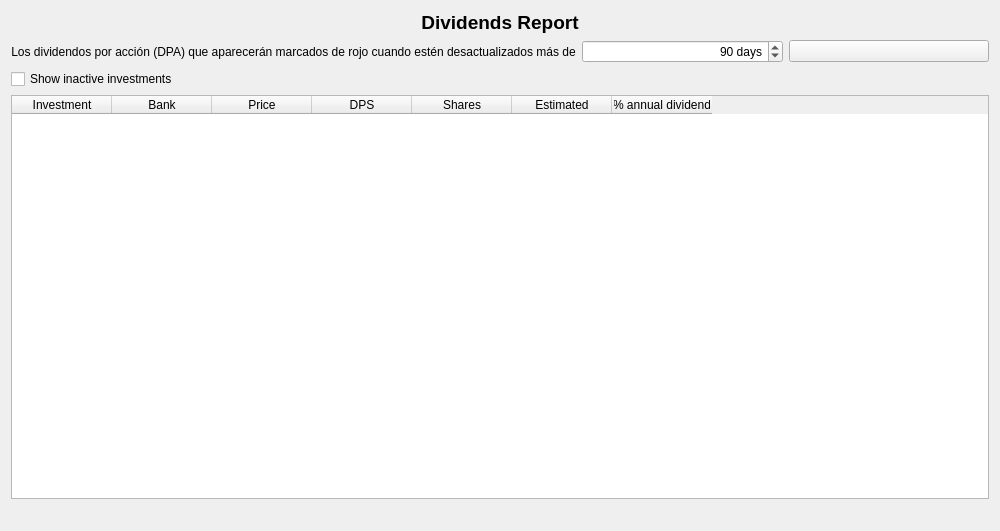
<?xml version="1.0" encoding="UTF-8"?>
<ui version="4.0">
 <class>wdgDividendsReport</class>
 <widget class="QWidget" name="wdgDividendsReport">
  <property name="geometry">
   <rect>
    <x>0</x>
    <y>0</y>
    <width>1000</width>
    <height>531</height>
   </rect>
  </property>
  <property name="sizePolicy">
   <sizepolicy hsizetype="Expanding" vsizetype="Expanding">
    <horstretch>0</horstretch>
    <verstretch>0</verstretch>
   </sizepolicy>
  </property>
  <layout class="QHBoxLayout" name="horizontalLayout_2">
   <item>
    <layout class="QVBoxLayout" name="verticalLayout">
     <item>
      <widget class="QLabel" name="lbl">
       <property name="font">
        <font>
         <pointsize>14</pointsize>
         <weight>75</weight>
         <bold>true</bold>
        </font>
       </property>
       <property name="text">
        <string>Dividends Report</string>
       </property>
       <property name="alignment">
        <set>Qt::AlignCenter</set>
       </property>
      </widget>
     </item>
     <item>
      <layout class="QHBoxLayout" name="horizontalLayout">
       <item>
        <widget class="QLabel" name="label">
         <property name="text">
          <string>Los dividendos por acción (DPA) que aparecerán marcados de rojo cuando estén desactualizados más de</string>
         </property>
         <property name="alignment">
          <set>Qt::AlignCenter</set>
         </property>
        </widget>
       </item>
       <item>
        <widget class="QSpinBox" name="spin">
         <property name="alignment">
          <set>Qt::AlignRight|Qt::AlignTrailing|Qt::AlignVCenter</set>
         </property>
         <property name="suffix">
          <string> days</string>
         </property>
         <property name="minimum">
          <number>1</number>
         </property>
         <property name="maximum">
          <number>3650</number>
         </property>
         <property name="singleStep">
          <number>10</number>
         </property>
         <property name="value">
          <number>90</number>
         </property>
        </widget>
       </item>
       <item>
        <widget class="QPushButton" name="cmd">
         <property name="icon">
          <iconset resource="../images/xulpymoney.qrc">
           <normaloff>:/xulpymoney/tools-wizard.png</normaloff>:/xulpymoney/tools-wizard.png</iconset>
         </property>
        </widget>
       </item>
      </layout>
     </item>
     <item>
      <widget class="QCheckBox" name="chkInactivas">
       <property name="text">
        <string>Show inactive investments</string>
       </property>
      </widget>
     </item>
     <item>
      <widget class="myQTableWidget" name="tblInvestments">
       <property name="contextMenuPolicy">
        <enum>Qt::CustomContextMenu</enum>
       </property>
       <property name="editTriggers">
        <set>QAbstractItemView::NoEditTriggers</set>
       </property>
       <property name="alternatingRowColors">
        <bool>true</bool>
       </property>
       <property name="selectionMode">
        <enum>QAbstractItemView::SingleSelection</enum>
       </property>
       <property name="selectionBehavior">
        <enum>QAbstractItemView::SelectRows</enum>
       </property>
       <attribute name="verticalHeaderVisible">
        <bool>false</bool>
       </attribute>
       <column>
        <property name="text">
         <string>Investment</string>
        </property>
       </column>
       <column>
        <property name="text">
         <string>Bank</string>
        </property>
       </column>
       <column>
        <property name="text">
         <string>Price</string>
        </property>
       </column>
       <column>
        <property name="text">
         <string>DPS</string>
        </property>
       </column>
       <column>
        <property name="text">
         <string>Shares</string>
        </property>
       </column>
       <column>
        <property name="text">
         <string>Estimated</string>
        </property>
       </column>
       <column>
        <property name="text">
         <string>% annual dividend</string>
        </property>
       </column>
      </widget>
     </item>
     <item>
      <widget class="QLabel" name="lblTotal">
       <property name="font">
        <font>
         <pointsize>10</pointsize>
         <weight>75</weight>
         <bold>true</bold>
        </font>
       </property>
       <property name="alignment">
        <set>Qt::AlignCenter</set>
       </property>
      </widget>
     </item>
    </layout>
   </item>
  </layout>
  <action name="actionModificarDPA">
   <property name="icon">
    <iconset resource="../images/xulpymoney.qrc">
     <normaloff>:/xulpymoney/coins.png</normaloff>:/xulpymoney/coins.png</iconset>
   </property>
   <property name="text">
    <string>Modificar Dividendo por Acción</string>
   </property>
  </action>
  <action name="actionInversionEstudio">
   <property name="icon">
    <iconset resource="../images/xulpymoney.qrc">
     <normaloff>:/xulpymoney/report2.png</normaloff>:/xulpymoney/report2.png</iconset>
   </property>
   <property name="text">
    <string>Estudio de la inversión</string>
   </property>
   <property name="toolTip">
    <string>Estudio de la inversión</string>
   </property>
  </action>
  <action name="actionMyStocks">
   <property name="icon">
    <iconset resource="../images/xulpymoney.qrc">
     <normaloff>:/xulpymoney/kmplot.jpg</normaloff>:/xulpymoney/kmplot.jpg</iconset>
   </property>
   <property name="text">
    <string>Informe de MyStocks</string>
   </property>
   <property name="toolTip">
    <string>Informe de MyStocks</string>
   </property>
  </action>
 </widget>
 <customwidgets>
  <customwidget>
   <class>myQTableWidget</class>
   <extends>QTableWidget</extends>
   <header location="global">myqtablewidget</header>
  </customwidget>
 </customwidgets>
 <resources>
  <include location="../images/xulpymoney.qrc"/>
 </resources>
 <connections/>
</ui>
